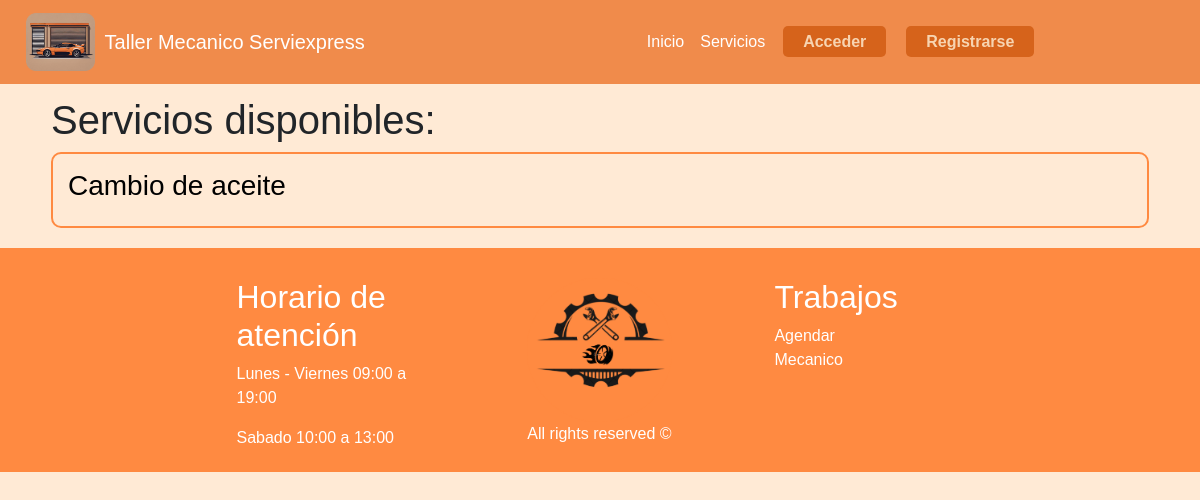
Before: /servicios with the older database file.
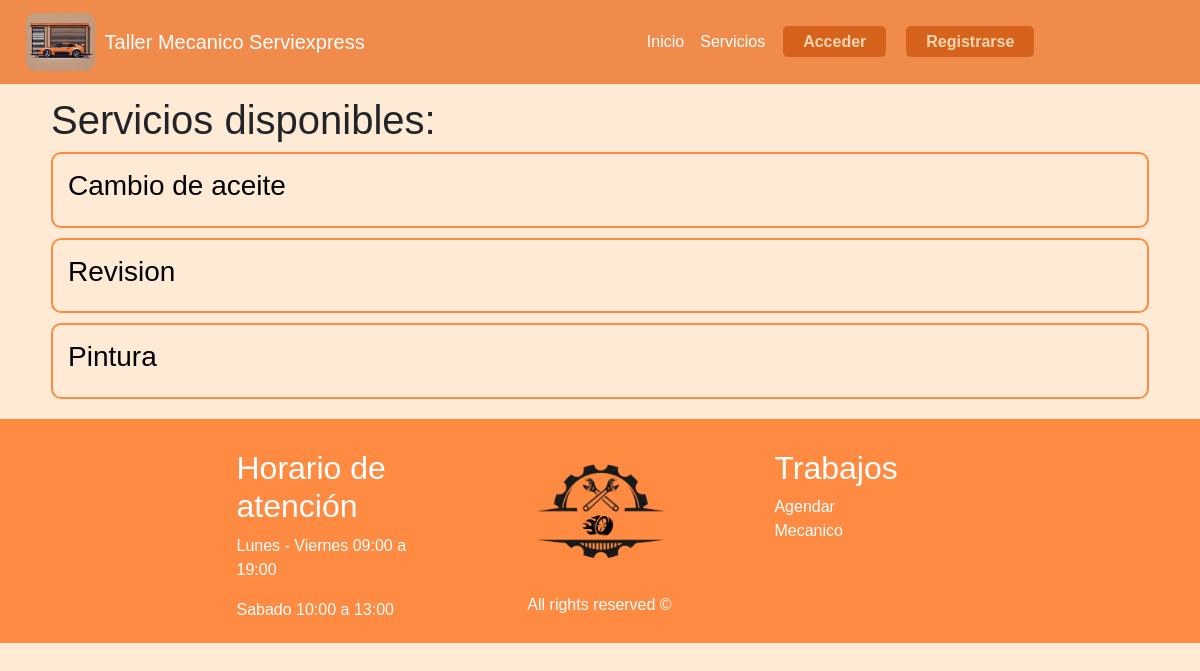
After: the same page with the newer database file.
### taller/models.py (models this page shows, shortened)
class Servicio(models.Model):
    id_serv = models.AutoField(primary_key=True)
    tipo_serv = models.CharField(max_length=50)
    desc_serv = models.TextField(max_length=400)
    costo_serv = models.IntegerField()

### taller/views.py (the view)
# urls.py: path('servicios', views.servicios, name='servicios'),
def servicios(request):
    servicios = Servicio.objects.all()
    cliente = Cliente.objects.filter(rut_cli=request.user.username).first()
    empleado = Empleado.objects.filter(rut_emp=request.user.username).first()
    rol = "Cliente" if cliente else "Empleado"
    return render(
        request,
        "servicios.html",
        {"servicios": servicios, "cliente": cliente, "empleado": empleado, "rol": rol},
    )

### taller/templates/servicios.html (shortened to what this page needs)
{% extends 'hnf.html' %}
{% load static %}
{% block content %}
<head>
  <link rel="stylesheet" href="{% static 'css/crud.css' %}" />
</head>
<div class="container">
  <h1> Servicios disponibles: </h1>
  <ul style="list-style: none;">
    {% for servicio in servicios %}
    <li id="listar">
      <a href="{% url 'update_servicio' servicio.id_serv %}">
        <h3>{{ servicio.tipo_serv }}</h3>
      </a>
    </li>
    {% endfor %}
  </ul>
</div>
{% endblock %}

Changed rows visible on the page:
added Servicio: tipo_serv "Revision"
added Servicio: tipo_serv "Pintura"
